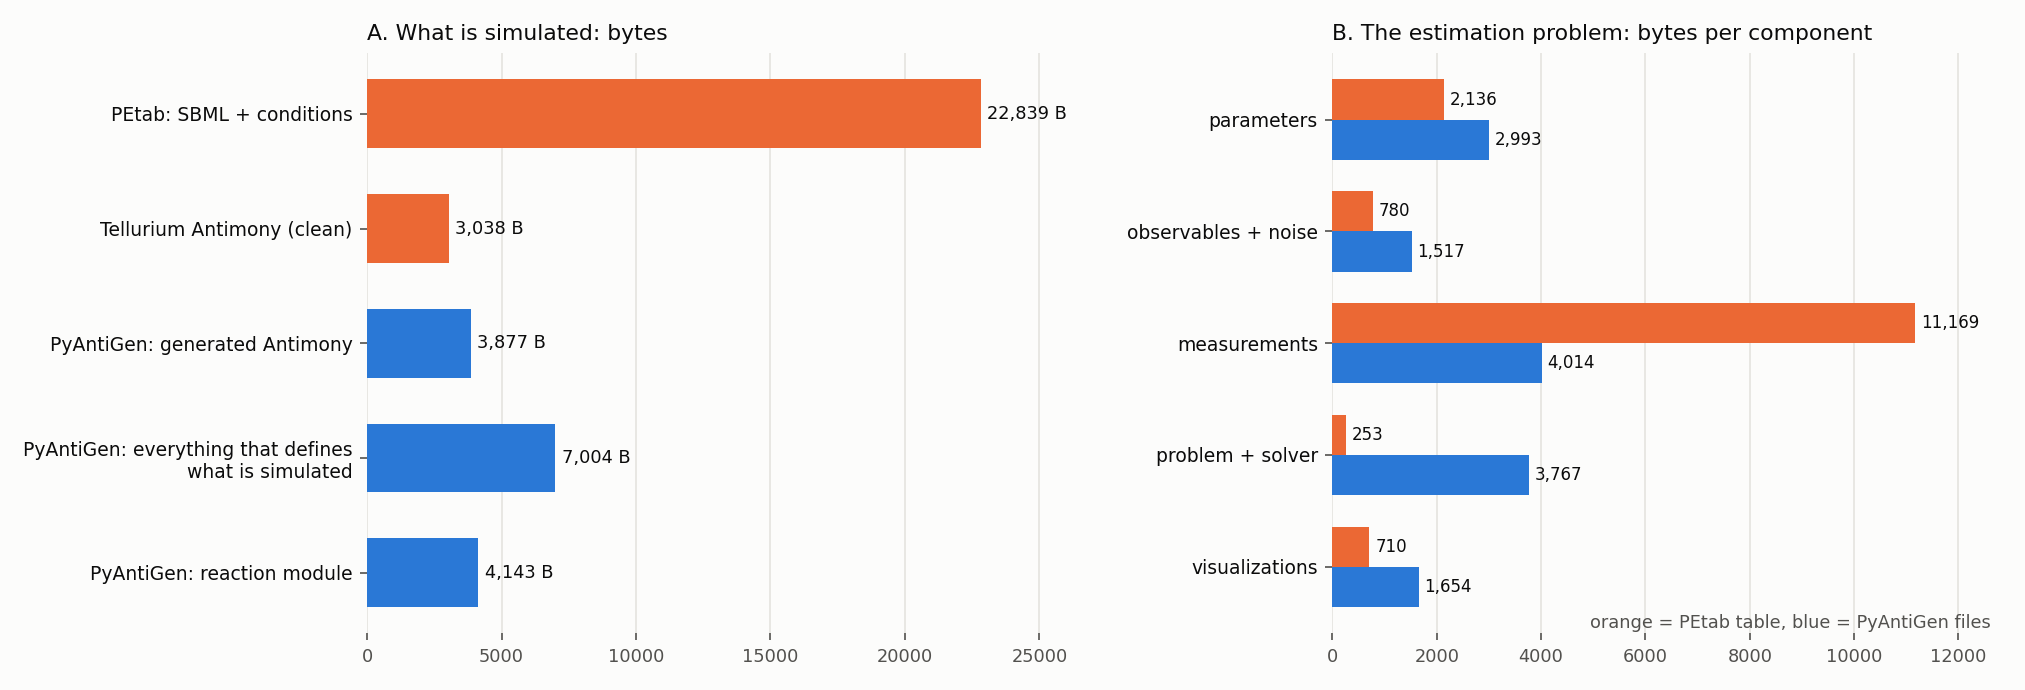

The Python source for this figure:
"""How much does PyAntiGen compress Weber_BMC2015?  Two questions, measured separately.

  A. WHAT IS SIMULATED.  PEtab: the SBML (20 reactions, plus the rules that turn each condition's flags, doses and times into
     the four time-dependent inputs, and a reaction that is always off) and conditions.tsv.  PyAntiGen: a 20-reaction module
     with the observables as rules, and the conditions as a few lines of events.
  B. THE ESTIMATION PROBLEM.  PEtab's parameters / observables / measurements / problem / visualization tables against
     PyAntiGen's Optimizer_settings / Loss_config / Data / Experiment / Plots.

    python benchmarks/Weber_BMC2015/compression.py [--petab <dir with problem.yaml>]

Writes COMPRESSION.md and compression.png next to this file. Sizes: bytes, non-blank lines, code lines (no comments or
docstrings) and gzip -9 (petab2pyantigen.compression).
"""
import argparse
import sys
from pathlib import Path

HERE = Path(__file__).resolve().parent
ROOT = HERE.parent.parent
sys.path.insert(0, str(ROOT))

from petab2pyantigen.compression import Size, function_range, measure, measure_text, total        # noqa: E402
from petab2pyantigen.petab_reader import load_petab                                               # noqa: E402
from petab2pyantigen.sbml_to_antimony import sbml_to_antimony                                     # noqa: E402

MODEL = "Weber_BMC2015"
MODULE = ROOT / "antimony_modules" / "Signaling" / "pkd_pi4k_cert_Weber_BMC2015.py"
PROJECT = ROOT / "problems" / MODEL
MODS = PROJECT / "Modules"
AM = ROOT / "antimony_models" / MODEL
DATA = ROOT / "data"


def fmt(s: Size) -> str:
    return f"{s.bytes:,} | {s.lines:,} | {s.code:,} | {s.gzip:,}"


def main(argv=None):
    ap = argparse.ArgumentParser(description=__doc__, formatter_class=argparse.RawDescriptionHelpFormatter)
    ap.add_argument("--petab", default=str(ROOT.parent / "petab-benchmark-problems" / "problems" / MODEL / "v1"))
    args = ap.parse_args(argv)
    petab = load_petab(args.petab)
    pf = petab.files
    L = []

    # ------------------------------------------------------------------ A. what is simulated
    sbml = measure(petab.sbml_path)
    cond_tsv = measure(pf["conditions"][0])
    ant = sbml_to_antimony(petab.sbml_path)
    tell_raw, tell_clean = measure_text(ant.raw), measure_text(ant.text)

    from pyantigen.generate.antimony_utils import load_antimony_files
    gen = measure_text(load_antimony_files(MODEL, str(ROOT)))               # the Antimony the engine simulates
    module = measure(MODULE)
    values = measure(AM / f"{MODEL}_parameters.csv") + measure(AM / f"{MODEL}_InitialConditions.csv")
    events = measure(MODS / "Events.py")
    exp_fn = measure(MODS / "Experiment.py", *function_range(MODS / "Experiment.py", "_build_experiment"))
    sim_petab = sbml + cond_tsv
    sim_pa = module + values + events + exp_fn

    L += [f"# How much does PyAntiGen compress {MODEL}?", "",
          "Two questions, measured separately. Sizes: bytes, non-blank lines, **code lines** (no comments or docstrings; for "
          "data files, the same as lines) and **gzip -9** bytes, the baseline any representation has to beat to claim it "
          "removed information and not only repetition.", "",
          "## A. What is simulated", "",
          "The model is 20 reactions. PEtab says what a condition does to it with six condition parameters per condition (an "
          "on/off flag, a dose and a time for each stimulus), which SBML rules such as `u5 := piecewise(0, time - PdBu_time < 0, "
          "PdBu_dose)` turn into the four inputs. PyAntiGen has the inputs as parameters that an event sets, so the whole of "
          "`conditions.tsv` is four lines in `Events.py`. The observables, which PEtab keeps in `observables.tsv`, are rules "
          "of the module (a signal times a fitted scale factor).", "",
          "| representation | bytes | lines | code | gzip |", "| --- | ---: | ---: | ---: | ---: |",
          f"| PEtab SBML (`model.xml`) | {fmt(sbml)} |",
          f"| PEtab `conditions.tsv` | {fmt(cond_tsv)} |",
          f"| **PEtab, what is simulated: SBML + conditions** | **{fmt(sim_petab)}** |",
          f"| Antimony from Tellurium (`sbmlToAntimony`) | {fmt(tell_raw)} |",
          f"| ... without the `X is \"name\"` lines, annotations and notes | {fmt(tell_clean)} |",
          f"| Antimony PyAntiGen generates (20 reactions, rules, parameter and initial values) | {fmt(gen)} |",
          f"| PyAntiGen module: the reactions, the observable rules (`pkd_pi4k_cert_Weber_BMC2015.py`) | {fmt(module)} |",
          f"| + value files (`_parameters.csv`, `_InitialConditions.csv`) | {fmt(values)} |",
          f"| + the conditions, as events (`Events.py`) | {fmt(events)} |",
          f"| + `Experiment._build_experiment` (one replicate per condition) | {fmt(exp_fn)} |",
          f"| **PyAntiGen, what is simulated: all of the above** | **{fmt(sim_pa)}** |", "",
          f"In bytes PyAntiGen's definition is {sim_petab.bytes / sim_pa.bytes:.1f}x smaller than PEtab's "
          f"({sim_pa.bytes:,} against {sim_petab.bytes:,}); after gzip {sim_petab.gzip / sim_pa.gzip:.1f}x "
          f"({sim_pa.gzip:,} against {sim_petab.gzip:,}). Against the Antimony Tellurium writes from the SBML "
          f"({tell_clean.bytes:,} bytes clean) the whole PyAntiGen definition is {sim_pa.bytes / tell_clean.bytes:.1f}x as large "
          f"({sim_pa.code} against {tell_clean.code} code lines), and the Antimony it generates is {gen.bytes / tell_clean.bytes:.1f}x "
          "as large as the clean one. There is nothing to loop over (20 distinct reactions), the generated Antimony divides "
          "by the explicit volume `V_Cyt` and multiplies by it again in every rate, and the definition carries the experiment "
          "scaffolding. What PyAntiGen saves over PEtab here is the SBML's verbosity (ids, annotations, MathML, the condition "
          "rules), most of which Tellurium also drops, and not the looping that made Zheng compress.", ""]

    # ------------------------------------------------------------------ B. the estimation problem
    pt = {k: measure(pf[k][0]) for k in ("parameters", "measurements", "observables", "yaml")}
    viz = measure(pf["visualization"][0])
    py = {n: measure(MODS / f"{n}.py") for n in ("Optimizer_settings", "Loss_config", "Data", "Experiment", "Plots",
                                                  "Solver_settings", "Events", "Observed_species")}
    datacsv = measure(DATA / f"{MODEL}.csv")
    harness = total([measure(PROJECT / f) for f in ("AntiGen_paths.py", "Model_run.py", "Model_generate.py")])
    pairs = [
        ("parameters (36 estimated: 31 rates, inputs and scales, 5 noise; 4 fixed; bounds, scale, nominal values)",
         pt["parameters"], py["Optimizer_settings"], "`Optimizer_settings.py` (nominal values are in the parameters file)"),
        ("observables and noise model (8 observables; formulas are in the module, counted in A)", pt["observables"],
         py["Loss_config"], "`Loss_config.py` (the three declared sigmas; the others are profiled by default)"),
        ("measurements", pt["measurements"], datacsv + py["Data"], "`data/*.csv` + `Data.py`"),
        ("problem definition and solver", pt["yaml"], py["Experiment"] + py["Solver_settings"] + py["Observed_species"],
         "`Experiment.py` + `Solver_settings.py` + `Observed_species.py` (+ `Events.py`, counted in A)"),
        ("visualizations", viz, py["Plots"], "`Plots.py`"),
    ]
    petab_total = total(p for _n, p, _q, _f in pairs)
    pa_total = total(q for _n, _p, q, _f in pairs)
    L += ["## B. The estimation problem: PEtab tables against Loss_config, Optimizer_settings and the rest", "",
          "Everything PEtab states besides the SBML and the conditions (which part A counts). `Experiment.py` here also holds "
          "the framework's dataclass; the PyAntiGen side contains things PEtab has no place for (the optimizer choice, an "
          "AMICI variant, solver tolerances).", "",
          "| PEtab | bytes | lines | gzip | PyAntiGen | bytes | code lines | gzip | bytes ratio |",
          "| --- | ---: | ---: | ---: | --- | ---: | ---: | ---: | ---: |"]
    for name, p, q, files in pairs:
        L.append(f"| {name} | {p.bytes:,} | {p.lines:,} | {p.gzip:,} | {files} | {q.bytes:,} | {q.code:,} | {q.gzip:,} | "
                 f"{q.bytes / max(p.bytes, 1):.2f} |")
    L += [f"| **total** | **{petab_total.bytes:,}** | **{petab_total.lines:,}** | **{petab_total.gzip:,}** | | "
          f"**{pa_total.bytes:,}** | **{pa_total.code:,}** | **{pa_total.gzip:,}** | **{pa_total.bytes / petab_total.bytes:.2f}** |", "",
          f"A fixed harness (`AntiGen_paths.py`, `Model_run.py`, `Model_generate.py`: {harness.bytes:,} bytes, {harness.code} code "
          "lines), the same for every model, has no PEtab counterpart.", ""]

    def fn(path, name):
        lo, hi = function_range(path, name)
        return measure(path, lo, hi).code

    info = [
        ("the observables and their noise (declared or profiled)", "`Loss_config.py`: `Weber_loss_config`, `measured`",
         fn(MODS / "Loss_config.py", "Weber_loss_config") + fn(MODS / "Loss_config.py", "measured")),
        ("the 31 fitted parameters, their bounds, start and scale", "`Optimizer_settings.py`: `_build_Weber_fit`",
         fn(MODS / "Optimizer_settings.py", "_build_Weber_fit")),
        ("what each condition does (the inputs, and when)", "`Events.py`: `Weber_events`", fn(MODS / "Events.py", "Weber_events")),
        ("one replicate per condition", "`Experiment.py`: `_build_experiment`", fn(MODS / "Experiment.py", "_build_experiment")),
        ("which data belong to a replicate", "`Data.py`: `load_Weber_data`", fn(MODS / "Data.py", "load_Weber_data")),
        ("pre-equilibration and the observed hours", "`Solver_settings.py`: `solver_settings_Weber`",
         fn(MODS / "Solver_settings.py", "solver_settings_Weber")),
    ]
    state_total = sum(c for _a, _b, c in info)
    L += ["### The statements themselves", "", "| statement | where | code lines |", "| --- | --- | ---: |"]
    L += [f"| {a} | {b} | {c} |" for a, b, c in info]
    L += ["", f"Together {state_total} code lines, plus the reaction module ({module.code} code lines) and one data file "
          f"({datacsv.lines} lines).", ""]

    all_petab = petab_total + sim_petab
    all_pa = pa_total + sim_pa
    L += ["## Summary", "",
          f"* **What is simulated:** {sim_petab.bytes / sim_pa.bytes:.1f}x smaller in bytes ({sim_petab.gzip / sim_pa.gzip:.1f}x "
          f"after gzip). PEtab's SBML is {sbml.bytes / module.bytes:.1f}x the reaction module; the module also carries the "
          "observables, which PEtab keeps in a separate table.",
          f"* **Estimation problem:** {pa_total.bytes / petab_total.bytes:.2f}x the bytes of PEtab's tables "
          f"({pa_total.bytes:,} against {petab_total.bytes:,}), and almost all of the saving is the measurement table: PEtab "
          f"repeats the observable, both conditions and the scale and noise parameters on each of its 135 rows ({pt['measurements'].bytes:,} "
          f"bytes against {datacsv.bytes + py['Data'].bytes:,} for the data file and its loader, where replicates share a row). The "
          "parameters and the problem definition are larger in PyAntiGen, which carries framework structure there.",
          f"* **Everything, harness excluded:** {all_pa.bytes:,} bytes against {all_petab.bytes:,} "
          f"({all_petab.bytes / all_pa.bytes:.1f}x).", ""]
    (HERE / "COMPRESSION.md").write_text("\n".join(L), encoding="utf-8")
    print("\n".join(L))
    figure(sbml, cond_tsv, sim_petab, tell_clean, gen, module, sim_pa, pairs)


def figure(sbml, cond_tsv, sim_petab, tell_clean, gen, module, sim_pa, pairs):
    import matplotlib
    matplotlib.use("Agg")
    import matplotlib.pyplot as plt

    INK, MUTED, GRID, SURFACE = "#0b0b0b", "#52514e", "#e4e3df", "#fcfcfb"
    PETAB, PYANTIGEN = "#eb6834", "#2a78d6"
    fig, axes = plt.subplots(1, 2, figsize=(13.5, 4.6), facecolor=SURFACE, gridspec_kw={"width_ratios": [1.1, 1.0]})
    for ax in axes:
        ax.set_facecolor(SURFACE)
        ax.grid(True, axis="x", color=GRID, linewidth=0.8)
        ax.set_axisbelow(True)
        ax.tick_params(colors=MUTED, labelsize=8.5)
        for sp in ax.spines.values():
            sp.set_visible(False)

    ax = axes[0]
    rows = [("PEtab: SBML + conditions", sim_petab.bytes, PETAB), ("Tellurium Antimony (clean)", tell_clean.bytes, PETAB),
            ("PyAntiGen: generated Antimony", gen.bytes, PYANTIGEN), ("PyAntiGen: everything that defines\nwhat is simulated", sim_pa.bytes, PYANTIGEN),
            ("PyAntiGen: reaction module", module.bytes, PYANTIGEN)]
    ys = list(range(len(rows)))[::-1]
    ax.barh(ys, [r[1] for r in rows], color=[r[2] for r in rows], height=0.6)
    for y, r in zip(ys, rows):
        ax.text(r[1] + sim_petab.bytes * 0.01, y, f"{r[1]:,} B", va="center", fontsize=8.5, color=INK)
    ax.set_yticks(ys)
    ax.set_yticklabels([r[0] for r in rows], color=INK, fontsize=9)
    ax.set_xlim(0, sim_petab.bytes * 1.2)
    ax.set_title("A. What is simulated: bytes", loc="left", color=INK, fontsize=10.5)

    ax = axes[1]
    names = ["parameters", "observables + noise", "measurements", "problem + solver", "visualizations"]
    ys = list(range(len(pairs)))[::-1]
    h = 0.36
    top = max(max(p.bytes, q.bytes) for _n, p, q, _f in pairs)
    ax.barh([y + h / 2 for y in ys], [p.bytes for _n, p, _q, _f in pairs], height=h, color=PETAB)
    ax.barh([y - h / 2 for y in ys], [q.bytes for _n, _p, q, _f in pairs], height=h, color=PYANTIGEN)
    for y, (_n, p, q, _f) in zip(ys, pairs):
        ax.text(p.bytes + top * 0.01, y + h / 2, f"{p.bytes:,}", va="center", fontsize=8, color=INK)
        ax.text(q.bytes + top * 0.01, y - h / 2, f"{q.bytes:,}", va="center", fontsize=8, color=INK)
    ax.set_yticks(ys)
    ax.set_yticklabels(names, color=INK, fontsize=9)
    ax.set_xlim(0, top * 1.15)
    ax.set_title("B. The estimation problem: bytes per component", loc="left", color=INK, fontsize=10.5)
    ax.text(top * 1.13, ys[-1] - 0.55, "orange = PEtab table, blue = PyAntiGen files", ha="right", fontsize=8.5, color=MUTED)
    fig.tight_layout()
    fig.savefig(HERE / "compression.png", dpi=150, facecolor=SURFACE)
    print("wrote", HERE / "compression.png")


if __name__ == "__main__":
    main()
